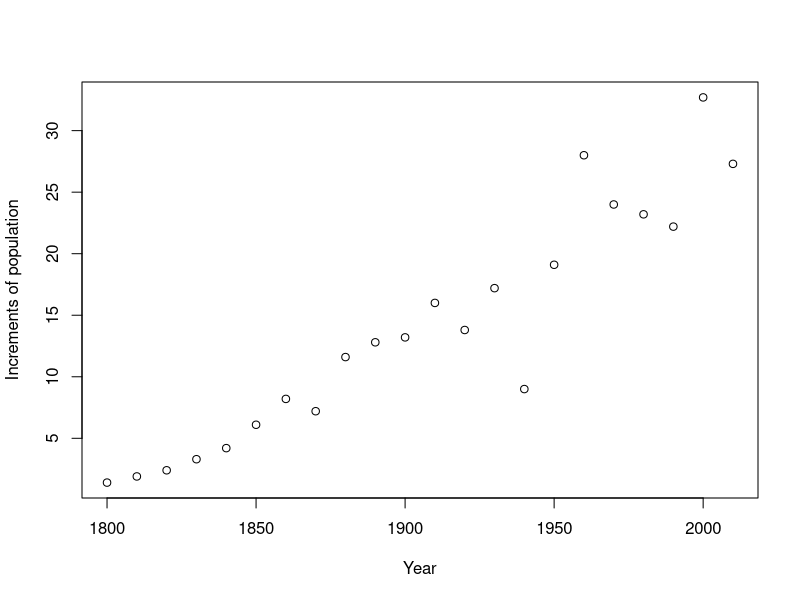

The R script that drew this image:
year <- seq(1790, 2010, 10)
pop <- c(3.9, 5.3, 7.2, 9.6, 12.9, 17.1, 23.2, 31.4, 38.6, 50.2, 63, 76.2, 92.2,
         106, 123.2, 132.2, 151.3, 179.3, 203.3, 226.5, 248.7, 281.4, 308.7)
#plot(pop ~ year, xlab = "Year", ylab = "Population")

increments <- pop[2:length(pop)] - pop[1:(length(pop) - 1)]
mean(increments)
median(increments)
var(increments)
plot(increments ~ year[-1], xlab = "Year", ylab = "Increments of population")